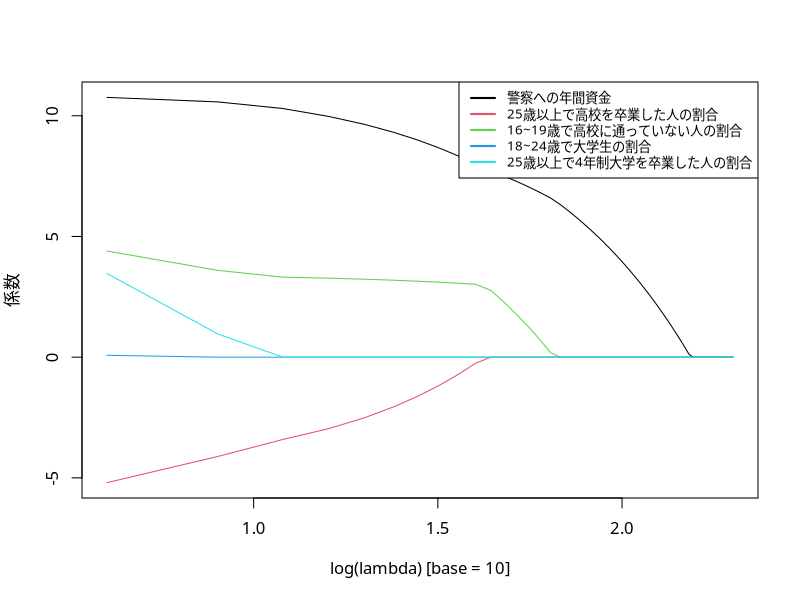

Source code (R):
# Clear Working Memory
rm(list = ls())

# Setting Japanese font (for MacOSX)
par(family= "HiraKakuProN-W3")

# Function for determining formula type
soft_th <- function(lambda, x) {
  # xの絶対値がlambdaの絶対値よりも小さいときは、0を返す。
  # xの絶対値がlambdaの絶対値よりも大きいときは、
  # 二者の絶対値の差に「xの元々の符号」を付けて返す。
  return(sign(x) * pmax(abs(x) - lambda, 0))
}

# Function for centralization
centralize <- function(X, y, standardize = TRUE) {
  X <- as.matrix(X) # DataFrame型の引数Xを行列型に変換。
  n <- nrow(X) # 行列Xの行数
  p <- ncol(X) # 行列Xの列数
  X_bar <- array(dim = p) # 行列Xの各列成分の平均値を格納する配列
  X_sd <- array(dim = p) # 行列Xの各列成分の標準偏差を格納する配列
  
  for (j in 1:p) {
    X_bar[j] <- mean(X[, j]) # 行列X第j列成分の平均値を計算。
    X[, j] <- (X[, j] - X_bar[j]) # 行列X第j列の各成分に対して平均値を引き算。
    X_sd[j] <- sqrt(var(X[, j])) # 行列X第j列成分の標準偏差を計算。
    
    if (standardize == TRUE) {
      X[, j] <- X[, j] / X_sd[j] # 正規化
    }
  }
  
  if (class(y) == "matrix") { # yが行列の時は、各列に対して各列成分平均値を引き算。
    K <- ncol(y)
    y_bar <- array(dim = K)
    
    for (k in 1:K) {
      y_bar[k] <- mean(y[, k])
      y[, k] <- y[, k] - y_bar[k]
    }
  } else { # yがベクトルの時は、ベクトル成分の平均値を各成分から引き算。
    y_bar <- mean(y)
    y <- y - y_bar
  }
  
  return(list(X = X, y = y, X_bar = X_bar, X_sd = X_sd, y_bar = y_bar))
}

# Function for linear Lasso
linear_lasso <- function(X, y, lambda = 0, beta = rep(0, ncol(X))) {
  n <- nrow(X) # データフレームXの行数
  p <- ncol(X) # データフレームXの列数
  
  res <- centralize(X, y) # 引数X, yを中心化。
  X <- res$X # 中心化されたX。
  y <- res$y # 中心化されたy。
  
  eps <- 1 # betaの収束判定用変数を1で初期化。
  beta_old <- beta # beta_oldを引数betaで初期化。
  
  # Lassoのコアルーチン
  while (eps > 0.001) {
    for (j in 1:p) {
      r <- y - as.matrix(X[, -j]) %*% beta[-j]
      beta[j] <- soft_th(lambda, sum(r * X[, j]) / n) / (sum(X[, j] * X[, j]) / n)
    }
    eps <- max(abs(beta - beta_old))
    print(eps)
    beta_old <- beta
  }
  
  beta <- beta / res$X_sd # 各betaの成分を正規化する前の値に戻す
  beta_0 <- res$y_bar - sum(res$X_bar * beta) # Lassoの切片beta_0
  
  return(list(beta = beta, beta_0 = beta_0))
}

# Function for Warm Start
warm_start <- function(X, y, lambda_max = 100) {
  dec <- round(lambda_max / 50)
  lambda_seq <- seq(lambda_max, 1, -dec) # lambdaを大きな値から始めて、徐々に小さくしていく。
  r <- length(lambda_seq) # 用意したlambdaシーケンスの長さ
  p <- ncol(X) # データフレームXの列数
  
  coef_seq <- matrix(nrow = r, ncol = p) # 各lambdaに対するbeta格納用行列
  coef_seq[1, ] <- linear_lasso(X, y, lambda_seq[1])$beta # 最大lambdaの時のbetaを計算。以降の計算の初期値となる。
  
  for (k in 2:r) {
    # 一つ前のlambda値で求めたbeta値を用いて、次のlambda値でのbetaを計算する。
    coef_seq[k, ] <- linear_lasso(X, y, lambda_seq[k], coef_seq[(k - 1), ])$beta
  }
  
  return(coef_seq)
}

# Main routine

crime <- read.table("crime.txt")
X <- crime[, 3:7]
y <- crime[, 1]

coef_seq <- warm_start(X, y, 200)

p <- ncol(X)
lambda_max <- 200
dec <- round(lambda_max / 50)
lambda_seq <- seq(lambda_max, 1, -dec)

plot(log(lambda_seq, base = 10), 
     coef_seq[, 1],
     ylim = c(min(coef_seq), max(coef_seq)), 
     xlab = "log(lambda) [base = 10]",
     ylab = "係数", 
     type = "n") 

for (j in 1:p) {
  lines(log(lambda_seq, base = 10), coef_seq[, j], col = j)
}

legend("topright",
       legend = c("警察への年間資金",
                  "25歳以上で高校を卒業した人の割合",
                  "16~19歳で高校に通っていない人の割合", 
                  "18~24歳で大学生の割合", 
                  "25歳以上で4年制大学を卒業した人の割合"),
       col = 1:p,
       lwd = 2,
       cex = 0.8)
